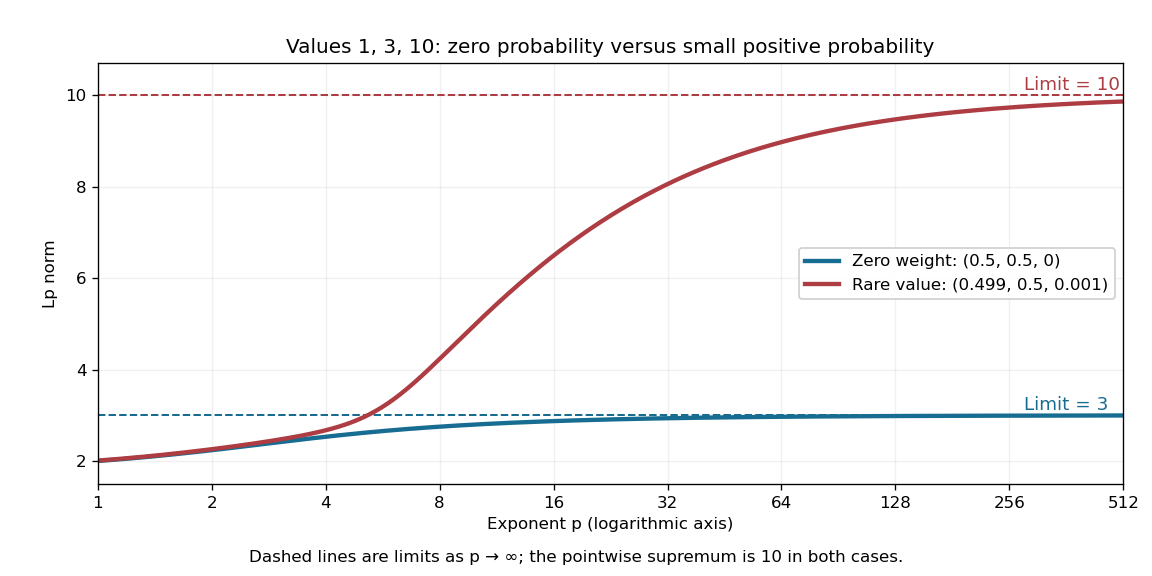

Write Python code to recreate this figure.
"""Lp norms for the original three-point probability example.

Run from the desired output directory. Python/dependencies: root pyproject.toml.
Stable rescaling avoids overflowing 10**p for large p.
"""
from pathlib import Path
import matplotlib
matplotlib.use('Agg')
import matplotlib.pyplot as plt
import numpy as np

p = np.geomspace(1, 512, 500)
fig, ax = plt.subplots(figsize=(9.6, 4.8), dpi=120, facecolor='white')
ax.set_facecolor('white')
for epsilon, color, label in [(0, '#176c91', 'Zero weight: (0.5, 0.5, 0)'), (0.001, '#ad3c43', 'Rare value: (0.499, 0.5, 0.001)')]:
    weights = np.array([0.5 - epsilon, 0.5, epsilon])
    values = np.array([1., 3., 10.])
    active = weights > 0
    scale = values[active].max()
    norm = scale * np.sum(weights[active, None] * (values[active, None] / scale) ** p, axis=0) ** (1 / p)
    ax.plot(p, norm, color=color, linewidth=2.6, label=label)
    ax.axhline(scale, color=color, linestyle='--', linewidth=1.2)
    ax.text(280, scale + 0.12, f'Limit = {scale:g}', color=color, fontsize=11)
ax.set_xscale('log', base=2)
ax.set(xlim=(1, 512), ylim=(1.5, 10.7), xlabel='Exponent p (logarithmic axis)', ylabel='Lp norm', title='Values 1, 3, 10: zero probability versus small positive probability')
ax.set_xticks([1, 2, 4, 8, 16, 32, 64, 128, 256, 512], labels=['1','2','4','8','16','32','64','128','256','512'])
ax.legend(loc='center right', framealpha=0.95); ax.grid(alpha=0.18)
fig.text(0.5, 0.025, 'Dashed lines are limits as p → ∞; the pointwise supremum is 10 in both cases.', ha='center', fontsize=10)
fig.subplots_adjust(left=0.085, right=0.975, top=0.89, bottom=0.16)
fig.savefig(Path.cwd() / (Path(__file__).stem + '.png'), facecolor='white')
plt.close(fig)
